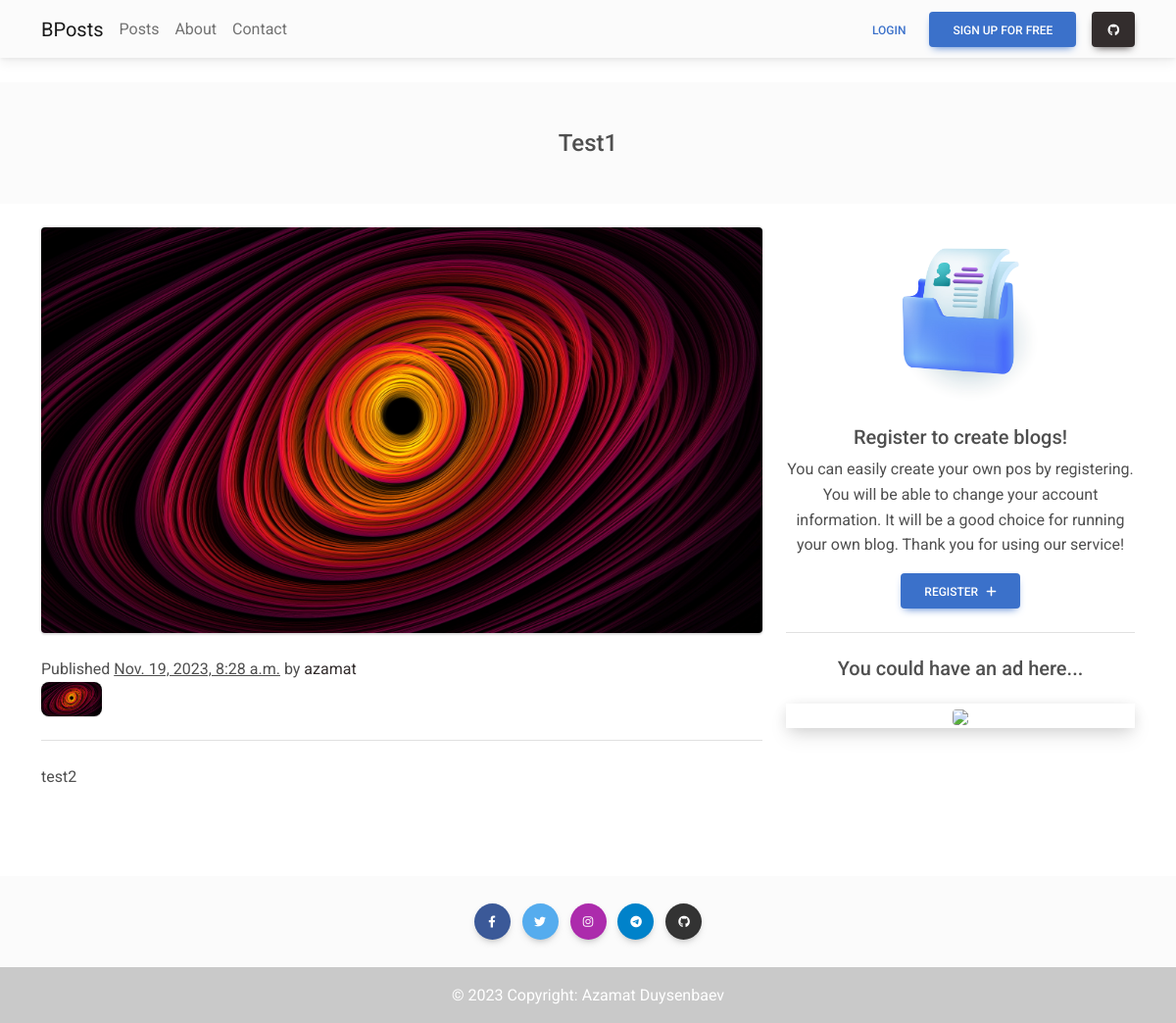
Screenshot of /posts/6/ with the database file from the repository.
### post/models.py (models this page shows, shortened)
class Post(models.Model):
	title = models.CharField(max_length=255)
	image = models.ImageField(upload_to='posts/%Y/%m/%d')
	description = models.TextField()
	created = models.DateTimeField(auto_now_add=True)
	updated = models.DateTimeField(auto_now=True)
	author = models.ForeignKey(User, on_delete=models.SET_NULL, null=True, blank=True, default=None)

### accounts/models.py (models this page shows)
class UserDetail(models.Model):
	user = models.OneToOneField(User,on_delete=models.CASCADE,primary_key=True)
	number = models.CharField(max_length=15,blank=True, null=True)
	image = models.ImageField(upload_to='profile_img', null=True, default='image-2282302_960_720.png')

### post/views.py (the view)
# urls.py: path('posts/<int:pk>/', PostDetailAPIView.as_view(), name='post-detail'),
def detail(request, pk):
    try:
        post = Post.objects.get(id=pk)
    except Post.DoesNotExist:
        raise Http404("Post does not exist")
    context = {
        'post': post
    }
    return render(request, 'detail.html', context)

### post/templates/detail.html (shortened to what this page needs)
{% extends "base.html" %}
{% load static %}
{% block content %}
<header>
  <div id="intro" class="p-5 text-center bg-light">
    <h1 class="mb-0 h4">{{ post.title }}</h1>
  </div>
</header>
<main class="mt-4 mb-5">
  <div class="container">
    <div class="row">
      <div class="col-md-8 mb-4">
        <section class="border-bottom mb-4">
          <img src="{{ post.image.url }}" class="img-fluid shadow-2-strong rounded mb-4" alt="" />
          <div class="row align-items-center mb-4">
            <div class="col-lg-6 text-center text-lg-start mb-3 m-lg-0">
              <span> Published <u>{{ post.created }}</u> by</span>
              <a href="" class="text-dark">{{ post.author }}</a>
              <img src="{{ post.author.userdetail.image.url }}" class="rounded-5 shadow-1-strong me-2" height="35"
                alt="" loading="lazy" />
            </div>
          </div>
        </section>
        <section>
          <p>{{ post.description }}</p>
        </section>
      </div>
      <div class="col-md-4 mb-4">
        <section class="sticky-top" style="top: 80px;">
          <section class="text-center border-bottom pb-4 mb-4">
            {% if user == post.author %}
            <a role="button" class="btn btn-success" href="{% url 'posts:update' post_id=post.id %}"
              target="_blank">Update<i class="fas fa-pen ms-2"></i></a>
            <br><br>
            <a role="button" class="btn btn-danger" href="{% url 'posts:delete' post_id=post.id %}">Delete<i
                class="fas fa-trash ms-2"></i></a>
            {% else %}
            <div class="bg-image hover-overlay ripple mb-4">
              <img src="../../media/folder.jpg" class="img-fluid" style="width:50%" />
            </div>
            <h5>Register to create blogs!</h5>
            <p>You can easily create your own pos by registering.
              You will be able to change your account information.
              It will be a good choice for running your own blog.
              Thank you for using our service!</p>
            <a role="button" class="btn btn-primary" href="{% url 'auth:signup' %}" target="_blank">Register<i
                class="fas fa-plus ms-2"></i></a>
            {% endif %}
          </section>
          <section class="text-center">
            <h5 class="mb-4">You could have an ad here...</h5>
            <div class="embed-responsive embed-responsive-16by9 shadow-4-strong">
              <img class="embed-responsive-item rounded" style="width:50%" src="https://www.smaroadsafety.com/wp-content/uploads/2022/06/no-pic.png"
                allowfullscreen></img>
            </div>
          </section>
        </section>
      </div>
    </div>
  </div>
</main>
{% endblock %}

### post/templates/base.html (shortened to what this page needs)
{% load static %}
<!DOCTYPE html>
<html lang="en">
<head>
  <link rel="stylesheet" href="https://cdnjs.cloudflare.com/ajax/libs/font-awesome/6.0.0/css/all.min.css" />
  <link href="https://cdnjs.cloudflare.com/ajax/libs/font-awesome/6.0.0/css/all.min.css" rel="stylesheet" />
  <link href="https://cdnjs.cloudflare.com/ajax/libs/mdb-ui-kit/6.4.2/mdb.min.css" rel="stylesheet" />
  <link rel="stylesheet" type="text/css" href="{% static '/css/mdb.min.css' %} ">
</head>
<body>
  <header>
    <nav class="navbar navbar-expand-lg navbar-light bg-light fixed-top">
      <div class="container">
        <a class="navbar-brand me-2" href="{% url 'posts:home' %}">
          BPosts
        </a>
        <div class="collapse navbar-collapse" id="navbarButtonsExample">
          <ul class="navbar-nav me-auto mb-2 mb-lg-0">
            <li class="nav-item">
              <a class="nav-link" href="{% url 'posts:posts' %}">Posts</a>
            </li>
            <li class="nav-item">
              <a class="nav-link" href="#">About</a>
            </li>
            <li class="nav-item">
              <a class="nav-link" href="#">Contact</a>
            </li>
          </ul>
          <div class="d-flex align-items-center">
            {% if user.is_authenticated %}
            <a href="{% url 'auth:logout' %}">
              <button type="button" class="btn btn-link px-3 me-2">
                Logout
              </button>
            </a>
            <a href="{% url 'auth:profile' %}">
              <button type="button" class="btn btn-primary me-3">
                {{ user.username }}
              </button>
            </a>
            <a href="{% url 'posts:create' %}">
              <button type="button" class="btn btn-primary me-3">
                Add Posts
              </button>
            </a>
            {% else %}
            <a href="{% url 'auth:login' %}">
              <button type="button" class="btn btn-link px-3 me-2">
                Login
              </button>
            </a>
            <a href="{% url 'auth:signup' %}">
              <button type="button" class="btn btn-primary me-3">
                Sign up for free
              </button>
            </a>
            {% endif %}
            <a class="btn btn-dark px-3" href="https://github.com/aza4k" role="button"><i class="fab fa-github"></i></a>
          </div>
        </div>
      </div>
    </nav>
  </header>>
  {% block content %}{% endblock %}
  <footer class="bg-light text-center text-white">
    <div class="container p-4 pb-0">
      <section class="mb-4">
        <a class="btn text-white btn-floating m-1" style="background-color: #3b5998;" href="https://www.facebook.com/profile.php?id=100069258301092" role="button"><i
            class="fab fa-facebook-f"></i></a>
        <a class="btn text-white btn-floating m-1" style="background-color: #55acee;" href="https://twitter.com/aza4kk" role="button"><i
            class="fab fa-twitter"></i></a>
        <a class="btn text-white btn-floating m-1" style="background-color: #ac2bac;" href="https://instagram.com/aza4k" role="button"><i
            class="fab fa-instagram"></i></a>
        <a class="btn text-white btn-floating m-1" style="background-color: #0082ca;" href="https://t.me/aza4kYT" role="button"><i
            class="fab fa-telegram"></i></a>
        <a class="btn text-white btn-floating m-1" style="background-color: #333333;" href="https://github.com/aza4k"
          role="button"><i class="fab fa-github"></i></a>
      </section>
    </div>
    <div class="text-center p-3" style="background-color: rgba(0, 0, 0, 0.2);">
      © 2023 Copyright:
      <a class="text-white" href="https://github.com/aza4k">Azamat Duysenbaev</a>
    </div>
  </footer>
</body>
</html>

### post/templates/detail.html (style rules this page uses)
#intro { margin-top: 58px; }

### rows the page displays
Post: title "Test1", image (picture), created "Nov. 19, 2023, 8:28 a.m.", author "azamat", author.userdetail.image (picture), description "test2"
